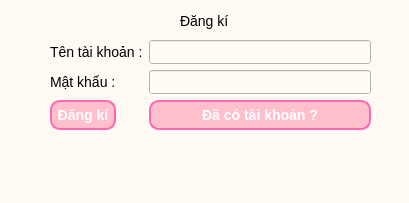
<?xml version="1.0" encoding="UTF-8"?>
<ui version="4.0">
 <class>MainWindow</class>
 <widget class="QMainWindow" name="MainWindow">
  <property name="geometry">
   <rect>
    <x>0</x>
    <y>0</y>
    <width>409</width>
    <height>203</height>
   </rect>
  </property>
  <property name="windowTitle">
   <string>MainWindow</string>
  </property>
  <property name="styleSheet">
   <string notr="true">/* Áp dụng font chữ */
QWidget {
    font-family: &quot;Comic Sans MS&quot;, &quot;Arial&quot;, sans-serif;
    font-size: 14px;
    background-color: #FFFAF3; /* Màu nền kem nhẹ */
}

/* Nút bấm */
QPushButton {
    background-color: #FFC0CB; 
    border: 2px solid #FF69B4;
    border-radius: 10px;
    padding: 5px;
    font-size: 14px;
    font-weight: bold;
    color: white;
}

QPushButton:hover {
    background-color: #FF69B4; /* Đậm hơn khi hover */
}

QPushButton:pressed {
    background-color: #FF1493;
}

/* Bảng hiển thị món */
QTableWidget {
    background-color: #FFF5EE;
    border: 1px solid #FFB6C1;
    gridline-color: #FF69B4;
}

QHeaderView::section {
    background-color: #FFB6C1;
    font-weight: bold;
    border: 1px solid #FF69B4;
}

/* Nhãn tổng tiền */
QLabel#lbTotal {
    background-color: #FFDAB9;
    border: 2px solid #FFA07A;
    border-radius: 10px;
    padding: 5px;
    color: #D2691E;
}
</string>
  </property>
  <widget class="QWidget" name="centralwidget">
   <widget class="QWidget" name="formLayoutWidget_2">
    <property name="geometry">
     <rect>
      <x>50</x>
      <y>40</y>
      <width>321</width>
      <height>181</height>
     </rect>
    </property>
    <layout class="QFormLayout" name="formLayout_2">
     <item row="0" column="0">
      <widget class="QLabel" name="label">
       <property name="text">
        <string>Tên tài khoản :</string>
       </property>
      </widget>
     </item>
     <item row="1" column="0">
      <widget class="QLabel" name="label_2">
       <property name="text">
        <string>Mật khẩu :</string>
       </property>
      </widget>
     </item>
     <item row="0" column="1">
      <widget class="QLineEdit" name="lineEdit"/>
     </item>
     <item row="1" column="1">
      <widget class="QLineEdit" name="lineEdit_2"/>
     </item>
     <item row="2" column="0">
      <widget class="QPushButton" name="pushButton">
       <property name="text">
        <string>Đăng kí</string>
       </property>
      </widget>
     </item>
     <item row="2" column="1">
      <widget class="QPushButton" name="pushButton_2">
       <property name="text">
        <string>Đã có tài khoản ?</string>
       </property>
      </widget>
     </item>
    </layout>
   </widget>
   <widget class="QLabel" name="label_3">
    <property name="geometry">
     <rect>
      <x>180</x>
      <y>10</y>
      <width>81</width>
      <height>21</height>
     </rect>
    </property>
    <property name="text">
     <string>Đăng kí</string>
    </property>
   </widget>
  </widget>
  <widget class="QMenuBar" name="menubar">
   <property name="geometry">
    <rect>
     <x>0</x>
     <y>0</y>
     <width>409</width>
     <height>25</height>
    </rect>
   </property>
  </widget>
  <widget class="QStatusBar" name="statusbar"/>
 </widget>
 <resources/>
 <connections/>
</ui>
